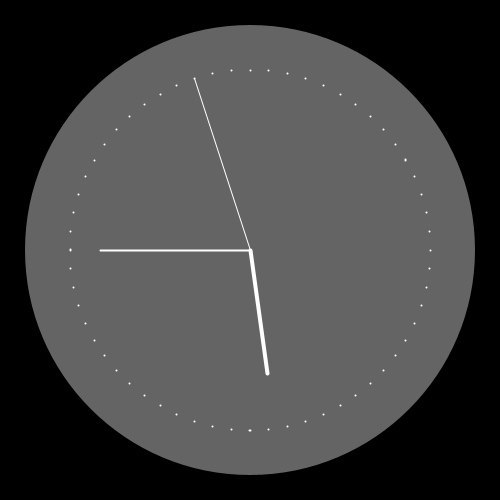
Frame 1 (no input)
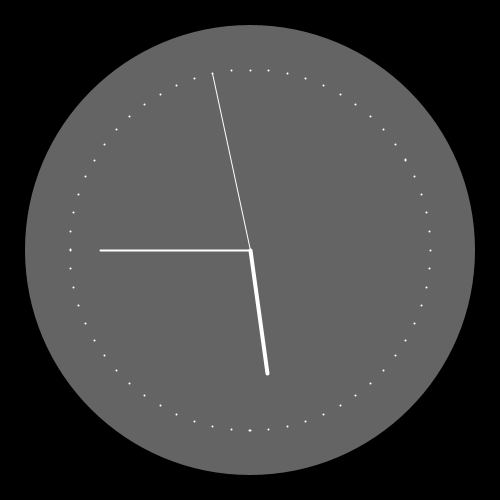
Frame 60 (the mouse pressed at the canvas centre just before this capture)
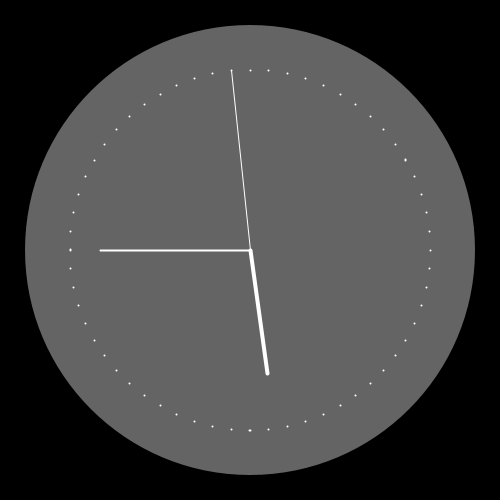
Frame 120 (the mouse held since frame 60 and released just before this capture)

The Processing sketch that drew these frames (run headless with seeded random() and noise(); from frame 60 on, the mouse is pressed at the canvas centre):

// Processing sketch: Clock
// ── Clock.pde
// Initialise Variables
float secondsRadius;
float minutesRadius;
float hoursRadius;
float clockDiameter;

void setup() {
  size(500, 500);
  stroke(255);
  
  int radius = min(width, height) / 2;
  secondsRadius = radius * 0.72;      
  minutesRadius = radius * 0.60;
  hoursRadius = radius * 0.50;
  
}

void draw() {
  background(0);       // Background black
  
  fill(100);           // Clock background gray
  noStroke();          // No border
  circle(width / 2, height / 2, 450);  // Clock circle
  
  // Mapping senconds, minutes and hours
  float s = map(second(), 0, 60, 0, TWO_PI) - HALF_PI;
  float m = map(minute() + norm(second(), 0, 60), 0, 60, 0, TWO_PI) - HALF_PI; 
  float h = map(hour() + norm(minute(), 0, 60), 0, 24, 0, TWO_PI * 2) - HALF_PI;
  
  stroke(255);
  strokeWeight(1);
  // Draw lines for second, minute and hour hands
  line(width / 2, height / 2, width / 2 + cos(s) * secondsRadius, height / 2 + sin(s) * secondsRadius);
  strokeWeight(2);
  line(width / 2, height / 2, width / 2 + cos(m) * minutesRadius, height / 2 + sin(m) * minutesRadius);
  strokeWeight(4);
  line(width / 2, height / 2, width / 2 + cos(h) * hoursRadius, height / 2 + sin(h) * hoursRadius);
  
  
  strokeWeight(2);
  beginShape(POINTS);    // Dots inside the cloc
  for (int a = 0; a < 360; a+=6) {
    float angle = radians(a);
    float x = width / 2 + cos(angle) * secondsRadius;
    float y = height / 2 + sin(angle) * secondsRadius;
    vertex(x, y);
  }
  endShape();
}
